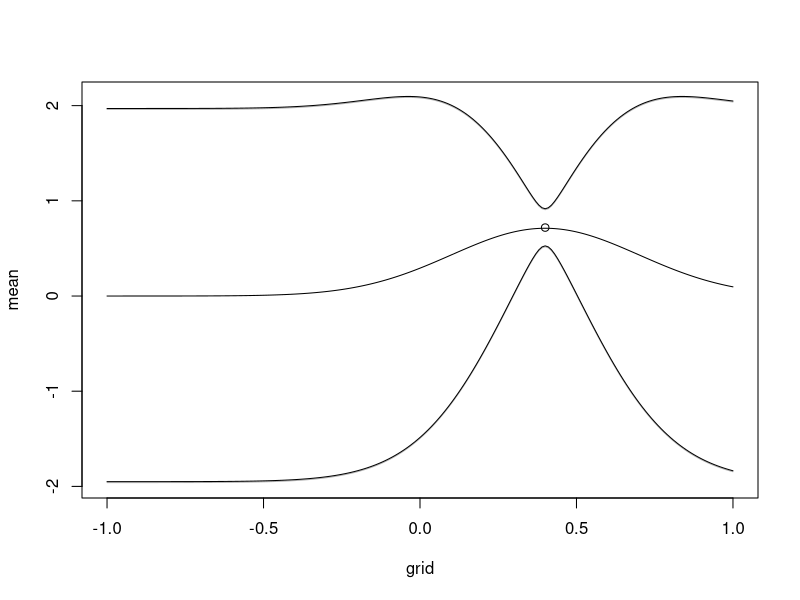
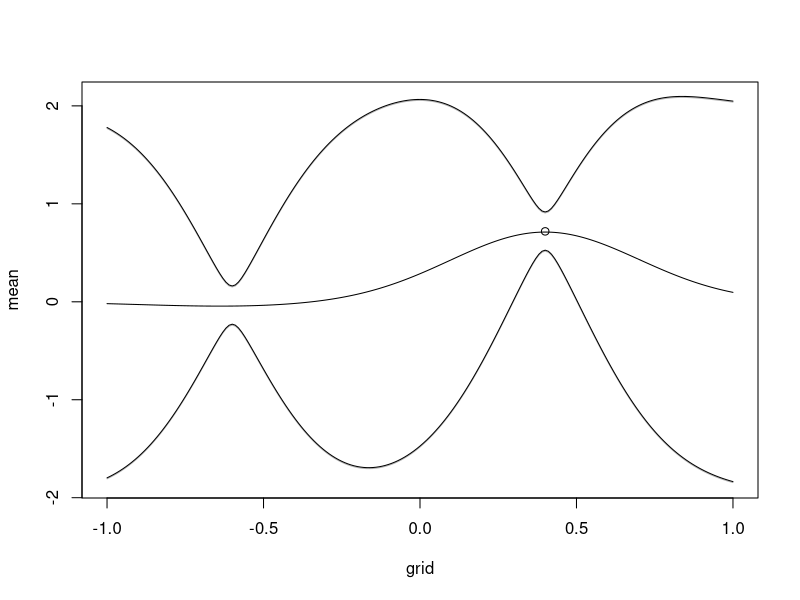
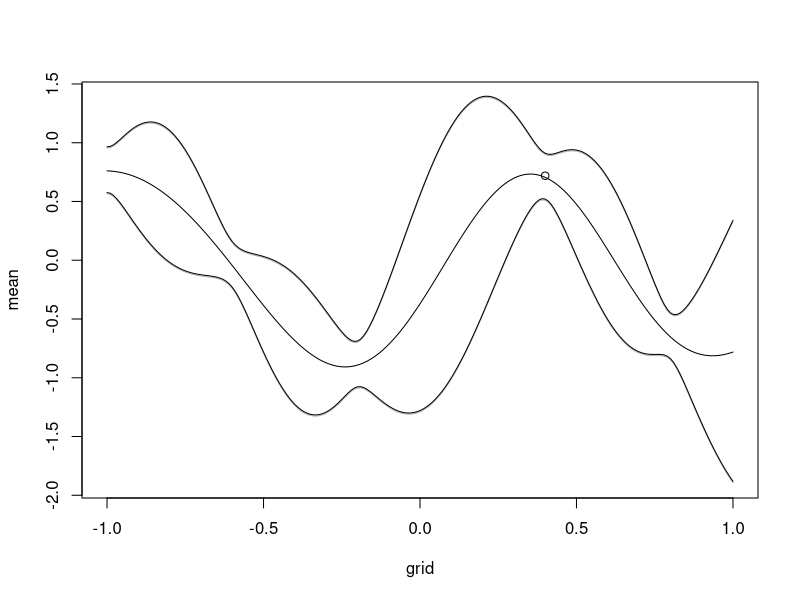
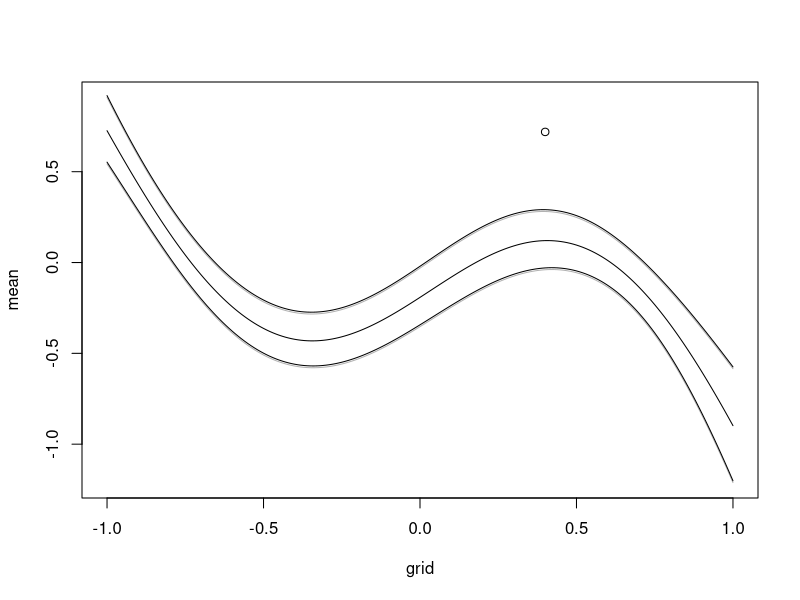

The R source for these figures, in order:
library(kernlab)



### Assignment 1### 

# Covariance function
# The function takes in input values x1, x2 and computes the exponential kernel which gives
# the resulting covariance between the two input values
SquaredExpKernel <- function(x1,x2,sigmaF=1,l=3){
  n1 <- length(x1)
  n2 <- length(x2)
  K <- matrix(NA,n1,n2)
  for (i in 1:n2){
    K[,i] <- sigmaF^2*exp(-0.5*( (x1-x2[i])/l)^2 )
  }
  return(K)
}


PosteriorGP = function(X, y, XStar, sigmaNoise, hyperParameter){
  #n is how many functions we will need, as many as the nr of inputs
  n = length(X)
  
  #Compute the covarance matrix [K = K(X,X)]
  K = SquaredExpKernel(X,X, hyperParameter[1], hyperParameter[2])
  sigmaNoise = sigmaNoise^2
  
  #Compute L by using the cholesky decomposition
  L_trans = chol(K + sigmaNoise*diag(n))
  #Need to take the transpose since L in the algorithm is a lower triangular matrix where as
  # the R function returns an uper triangular matrix
  L = t(L_trans)
  
  ### Predictive mean f_bar*
  ##Comute the predictive mean by solving the equations
  # L\y means the vector x that solves the equation Lx = y. On paper it can be solved by
  # multiplying by the inverse but is better solved by using the function solve
  # [alpha = t(L)\(L\y)]
  alpha = solve(L_trans, solve(L,y))
  
  ##Compute f_bar*
  #f_bar* = alpha * t(K*)
  # [K* = K(X, X*) => t(K*) = K(X*, X)]
  K_X_Xstar = SquaredExpKernel(X, XStar, hyperParameter[1], hyperParameter[2])
  f_bar_star = t(K_X_Xstar) %*% alpha
  
  ### Predictive variance f_star
  #Compute v, [v = L\K*]
  v = solve(L, K_X_Xstar)
  
  ## Compute the variance of f*
  #V[f_star] = K(X*, X*) - t(v)*v
  # First need to compute K[X*, X*]
  K_XStar_XStar = SquaredExpKernel(XStar, XStar, hyperParameter[1], hyperParameter[2])
  #Compute V_f*
  v_f_star = K_XStar_XStar - t(v) %*% v
  #To draw from the posterior we only need the variance of f
  v_f_star = diag(v_f_star)
  
  result = list("Predictive mean" = f_bar_star,
                "Predicitive variance" = v_f_star)
}


### Part 1.2
# Let the hyperparameters be the following: sigmaf = 1, el = 0,3, using a singel observation (x,y) = (0.4, 0.719), sigmanoise = 0.1
# Plot the posterior


#Function for plotting the result
plotGP = function(mean,variance,grid,x,y){
  plot(grid,mean,ylim = c(min(mean-1.96*sqrt(variance))
                          ,max(mean+1.96*sqrt(variance))),
       type = "l")
  lines(grid,
        mean+1.96*sqrt(variance), 
        col = rgb(0, 0, 0, 0.3))
  lines(grid,
        mean-1.96*sqrt(variance), 
        col = rgb(0, 0, 0, 0.3))
  lines(grid,
        mean+1.96*sqrt(variance)+sigmanoise^2,
        col = rgb(0, 0, 0, 1))
  lines(grid,
        mean-1.96*sqrt(variance)+sigmanoise^2, 
        col = rgb(0, 0, 0, 1))
  points(x,y)
}

sigmaF = 1
ell = 0.3
obs = data.frame(0.4, 0.719)
sigmanoise = 0.1
xGrid = seq(-1,1,0.01)

GP = PosteriorGP(obs[,1], obs[,2], xGrid, sigmanoise,c(sigmaF, ell))
plotGP(GP$`Predictive mean`, GP$`Predicitive variance`, xGrid, obs[1,1], obs[1,2])

### Part 1.3
#Update the posterior with another observation (x,y) = (-0.6, -0.044) and plot the posterior mean of f and the probability bands



newobs = c(-0.6, -0.044)
obs_1.3 = rbind(obs, newobs)
GP = PosteriorGP(obs_1.3[,1], obs_1.3[,2], xGrid, sigmanoise,c(sigmaF, ell))
plotGP(GP$`Predictive mean`, GP$`Predicitive variance`, xGrid, obs[1,1], obs[1,2])

### Part 1.4
#Compute now the posterior distirbution of f using all available data points

obs_1.4 = data.frame(x=c(-1,-0.6, -0.2, 0.4, 0.8), y=c(0.768, -0.044, -0.904, 0.719,-0.664))
GP = PosteriorGP(obs_1.4[,1], obs_1.4[,2], xGrid, sigmanoise,c(sigmaF, ell))
plotGP(GP$`Predictive mean`, GP$`Predicitive variance`, xGrid, obs[1,1], obs[1,2])


#Part 1.5
#Repeat the exercise, this time wiht hyperparameters sigmaf = 1 and ell = 1
# Compare the results
sigmaF = 1
ell = 1
GP = PosteriorGP(obs_1.4[,1], obs_1.4[,2], xGrid, sigmanoise,c(sigmaF, ell))
plotGP(GP$`Predictive mean`, GP$`Predicitive variance`, xGrid, obs[1,1], obs[1,2])
